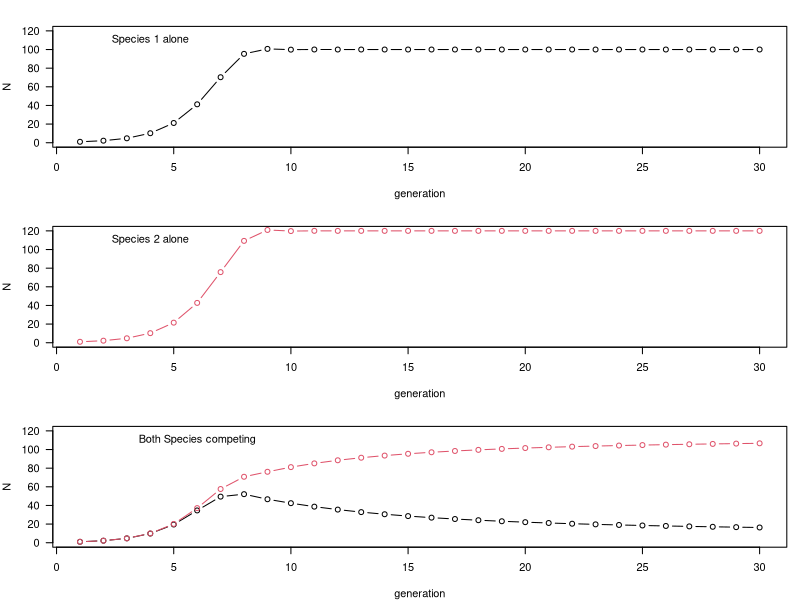

The R source for this figure:
## ---- chunk 1
knitr::opts_chunk$set(echo = TRUE)
## ---- chunk 2
# I spent lots of time at the beginning really confused because I thought the two variables should be a12 and a21. Turns out they are variables indicating whether to run N1 line or N2 line
grow<-function(start_1, start_2){
  num_gen <- 30
  generation <- 1:num_gen
  N1 <- rep(0, num_gen) # changed here to match num_gen
  N2 <- rep(0, num_gen)
  growth.rate <- 1.2 
  K1 <- 100
  K2 <- 120
  a12 <- 0.8
  a21 <- 0.8
  N1[1] <- start_1 # changed here to fit with the given variable
  N2[1] <- start_2
  for (t in 1:(num_gen-1)) {
    N1[t+1] = N1[t] + growth.rate * N1[t] * (K1 - N1[t] - a12 * N2[t]) / K1
    N2[t+1] = N2[t] + growth.rate * N2[t] * (K2 - N2[t] - a21 * N1[t]) / K2
  }
if (N1[1]>0){
  plot(N1~generation, typ = "b", ylim = c(0,max(c(K1,K2))), ylab = "N") 
  # if start_1 is >0 (1 in this case), plot Species 1 black line
}  else {
  plot(N1~generation, typ = "n", ylim = c(0,max(c(K1,K2))), ylab = "N") 
  # or else (0 in this case), plot an empty plot 
}
if (N2[1]>0){
  lines(N2~generation, typ = "b", col = 2)} 
  # if start_2 is >0 (1 in this case), plot Species 2 red line
}

par(mar = c(4, 4, 2, 1), mfrow = c(3, 1), las = 1) # changed margin size 

  grow(1,0)
  text(4,110,"Species 1 alone")
  
  grow(0,1)
  text(4,110,"Species 2 alone")
  
  grow(1,1) # changed both starting populations to 1 so the competition is even (I think?)
  text(6,110,"Both Species competing")
